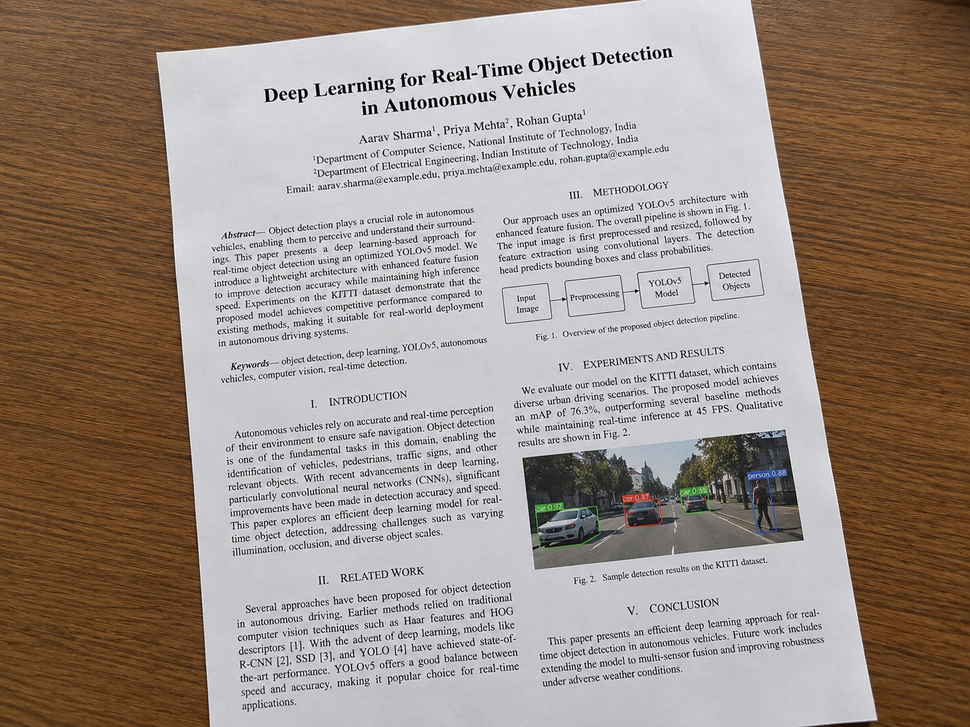
#> input picture data/input/document.png, 970 x 727 px, shrunk from 1448 x 1086 before the run
$ python -i enhancement.py   (imports and definitions only)
#> lines starting #> are read from the running program, lines starting #| are printed output that depends on the picture; after the words box and inside, x2 and y2 are one past the last pixel; in counts of white or black regions, pixels touching at a corner belong together
#> further down, picture is the input picture: shape (727, 970, 3); mean B, G, R 134.9, 143.6, 156.8
import cv2


def enhance_document(image, mode="enhanced"):
#> called with mode = 'enhanced'
    gray = cv2.cvtColor(image, cv2.COLOR_BGR2GRAY)
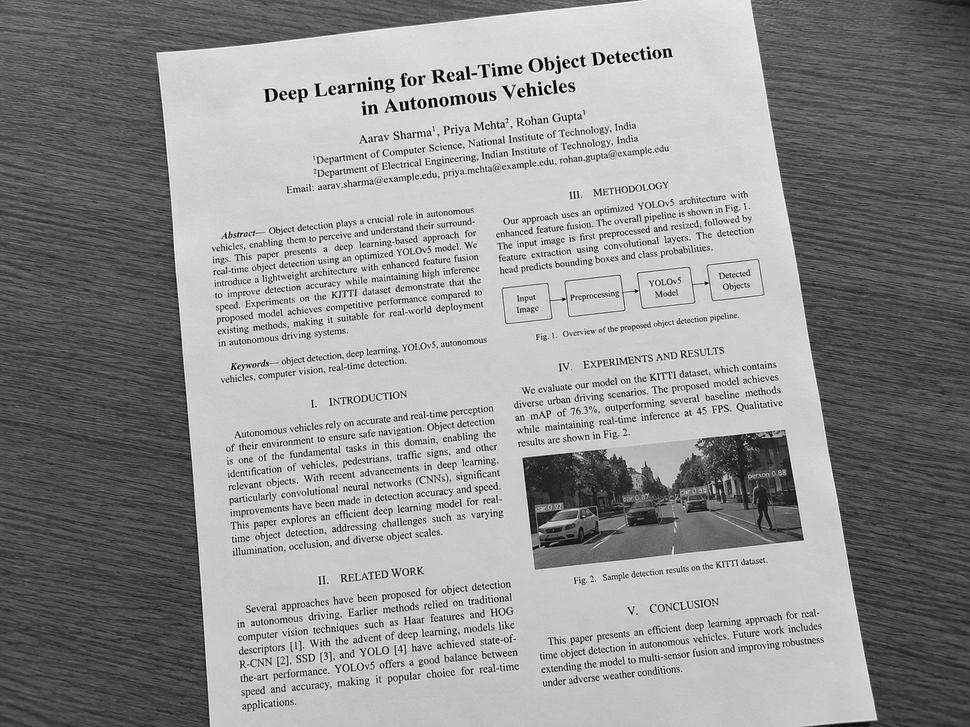
#> gray: shape (727, 970); min 0, max 255, mean 146.5

    if mode == "original":
        return image

    if mode == "gray":
        return gray

    if mode == "bw":
        return cv2.adaptiveThreshold(
            gray,
            255,
            cv2.ADAPTIVE_THRESH_GAUSSIAN_C,
            cv2.THRESH_BINARY,
            21,
            15
        )

    if mode == "enhanced":
        denoised = cv2.GaussianBlur(gray, (3, 3), 0)

        return cv2.adaptiveThreshold(
            denoised,
            255,
            cv2.ADAPTIVE_THRESH_GAUSSIAN_C,
            cv2.THRESH_BINARY,
            21,
            12
        )
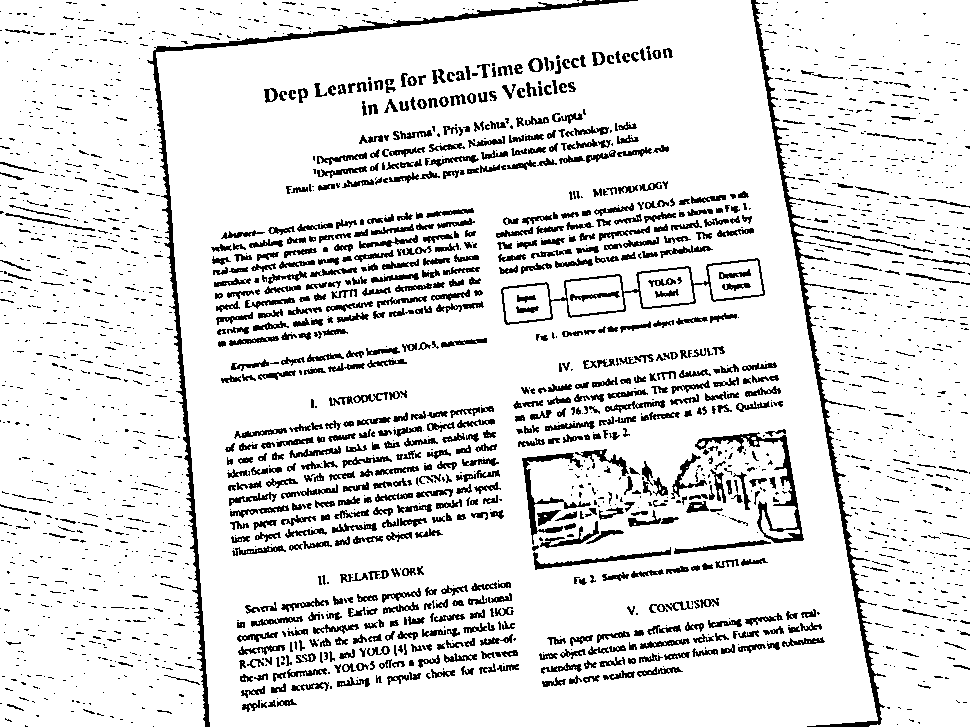
#> returned value: shape (727, 970); 88.1% white; 2433 black regions (1622 under 20 px), largest, box (x1, y1, x2, y2) and area: (147, 0, 638, 727) 5383, (751, 0, 886, 727) 4201, (695, 432, 804, 543) 1591

    raise ValueError(
        "Invalid mode. Choose original, gray, bw, or enhanced."
    )

>>> import cv2
>>> picture = cv2.imread('../data/input/document.png')
>>> result = enhance_document(picture)
